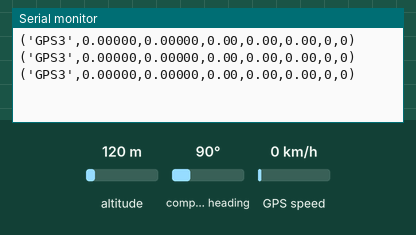
Simulated run of this sketch. Board: Arduino Mega 2560, built with avr-gcc and run on an emulated ATmega2560. Parts: the last lines printed to the serial monitor. Inputs (shaded band) come from the test bench; at power-on: altitude 120 m, compass heading 90°, GPS speed 0 km/h. The GPS gets a fix after 3 s at 37.7749, -122.4194 with 8 satellites.

Above: at 2.2 s.
2.3 s: altitude set to 20 m
At 3.4 s:
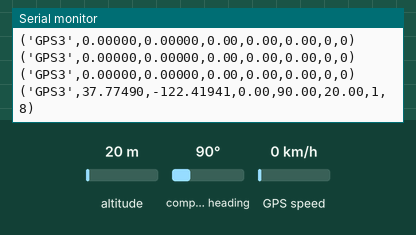
3.8 s: compass heading set to 7°
At 4.4 s:
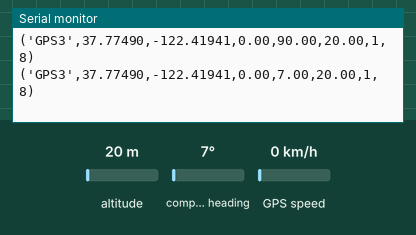
5.3 s: GPS speed set to 2 km/h
At 5.9 s:
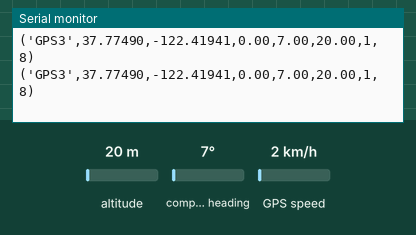
Timing chart, 0 to 8.3 s (numbered marks = the images above; inputs shaded):
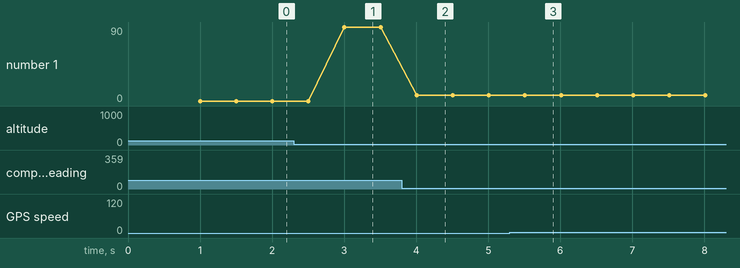

Measured:
- after the input at 2.3 s, the serial monitor: prints a new line after 0.70 s (image 1)
- after the input at 3.8 s, the serial monitor: prints a new line after 0.21 s (image 2)
- plotted number 1: 90 → 7 after the input at 3.8 s

The sketch:

GPS_3.ino
```cpp
// Test code for Adafruit GPS modules using MTK3329/MTK3339 driver
//
// This code shows how to listen to the GPS module in an interrupt
// which allows the program to have more 'freedom' - just parse
// when a new NMEA sentence is available! Then access data when
// desired.
//
// Tested and works great with the Adafruit Ultimate GPS module
// using MTK33x9 chipset
//    ------> http://www.adafruit.com/products/746
// Pick one up today at the Adafruit electronics shop
// and help support open source hardware & software! -ada

#include <Adafruit_GPS.h>
#include <SoftwareSerial.h>

// If you're using a GPS module:
// Connect the GPS Power pin to 5V
// Connect the GPS Ground pin to ground
// If using software serial (sketch example default):
//   Connect the GPS TX (transmit) pin to Digital 3
//   Connect the GPS RX (receive) pin to Digital 2
// If using hardware serial (e.g. Arduino Mega):
//   Connect the GPS TX (transmit) pin to Arduino RX1, RX2 or RX3
//   Connect the GPS RX (receive) pin to matching TX1, TX2 or TX3

// If you're using the Adafruit GPS shield, change
// SoftwareSerial mySerial(3, 2); -> SoftwareSerial mySerial(8, 7);
// and make sure the switch is set to SoftSerial

// If using software serial, keep this line enabled
// (you can change the pin numbers to match your wiring):
SoftwareSerial mySerial(3, 2);

// If using hardware serial (e.g. Arduino Mega), comment out the
// above SoftwareSerial line, and enable this line instead
// (you can change the Serial number to match your wiring):

//HardwareSerial mySerial = Serial1;


Adafruit_GPS GPS(&mySerial);


// Set GPSECHO to 'false' to turn off echoing the GPS data to the Serial console
// Set to 'true' if you want to debug and listen to the raw GPS sentences.
#define GPSECHO  false

// this keeps track of whether we're using the interrupt
// off by default!
boolean usingInterrupt = false;
void useInterrupt(boolean); // Func prototype keeps Arduino 0023 happy

void setup()
{

  // connect at 115200 so we can read the GPS fast enough and echo without dropping chars
  // also spit it out
  Serial.begin(115200);
  //Serial.println("Adafruit GPS library basic test!");

  // 9600 NMEA is the default baud rate for Adafruit MTK GPS's- some use 4800
  GPS.begin(9600);

  // uncomment this line to turn on RMC (recommended minimum) and GGA (fix data) including altitude
  GPS.sendCommand(PMTK_SET_NMEA_OUTPUT_RMCGGA);
  // uncomment this line to turn on only the "minimum recommended" data
  //GPS.sendCommand(PMTK_SET_NMEA_OUTPUT_RMCONLY);
  // For parsing data, we don't suggest using anything but either RMC only or RMC+GGA since
  // the parser doesn't care about other sentences at this time

  // Set the update rate
  GPS.sendCommand(PMTK_SET_NMEA_UPDATE_1HZ);   // 1 Hz update rate
  // For the parsing code to work nicely and have time to sort thru the data, and
  // print it out we don't suggest using anything higher than 1 Hz

  // Request updates on antenna status, comment out to keep quiet
  GPS.sendCommand(PGCMD_ANTENNA);

  // the nice thing about this code is you can have a timer0 interrupt go off
  // every 1 millisecond, and read data from the GPS for you. that makes the
  // loop code a heck of a lot easier!
  useInterrupt(true);

  delay(1000);
  // Ask for firmware version
  mySerial.println(PMTK_Q_RELEASE);
  //LED_setup();
}


// Interrupt is called once a millisecond, looks for any new GPS data, and stores it
SIGNAL(TIMER0_COMPA_vect) {
  char c = GPS.read();
  // if you want to debug, this is a good time to do it!
#ifdef UDR0
  if (GPSECHO)
    if (c) UDR0 = c;
    // writing direct to UDR0 is much much faster than Serial.print
    // but only one character can be written at a time.
#endif
}

void useInterrupt(boolean v) {
  if (v) {
    // Timer0 is already used for millis() - we'll just interrupt somewhere
    // in the middle and call the "Compare A" function above
    OCR0A = 0xAF;
    TIMSK0 |= _BV(OCIE0A);
    usingInterrupt = true;
  } else {
    // do not call the interrupt function COMPA anymore
    TIMSK0 &= ~_BV(OCIE0A);
    usingInterrupt = false;
  }
}

uint32_t timer = millis();
void loop()                     // run over and over again
{
  // in case you are not using the interrupt above, you'll
  // need to 'hand query' the GPS, not suggested :(
  if (! usingInterrupt) {
    // read data from the GPS in the 'main loop'
    char c = GPS.read();
    // if you want to debug, this is a good time to do it!
    if (GPSECHO)
      if (c) Serial.print(c);
  }

  // if a sentence is received, we can check the checksum, parse it...
  if (GPS.newNMEAreceived()) {
    // a tricky thing here is if we print the NMEA sentence, or data
    // we end up not listening and catching other sentences!
    // so be very wary if using OUTPUT_ALLDATA and trytng to print out data
    //Serial.println(GPS.lastNMEA());   // this also sets the newNMEAreceived() flag to false

    if (!GPS.parse(GPS.lastNMEA()))   // this also sets the newNMEAreceived() flag to false
      return;  // we can fail to parse a sentence in which case we should just wait for another
  }

  // if millis() or timer wraps around, we'll just reset it
  if (timer > millis())  timer = millis();

  // approximately every 2 seconds or so, print out the current stats
  if (millis() - timer > 500) {
    timer = millis(); // reset the timer
    Serial.print("('GPS3',");
    Serial.print(GPS.latitudeDegrees, 5); Serial.print(",");
    Serial.print(GPS.longitudeDegrees, 5);Serial.print(",");
    Serial.print(GPS.speed);              Serial.print(",");
    Serial.print(GPS.angle);              Serial.print(",");
    Serial.print(GPS.altitude);           Serial.print(",");
    Serial.print((int)GPS.fixquality);    Serial.print(",");
    Serial.print((int)GPS.satellites);
    Serial.println(")");
  }
  //LED_loop();
}
```
